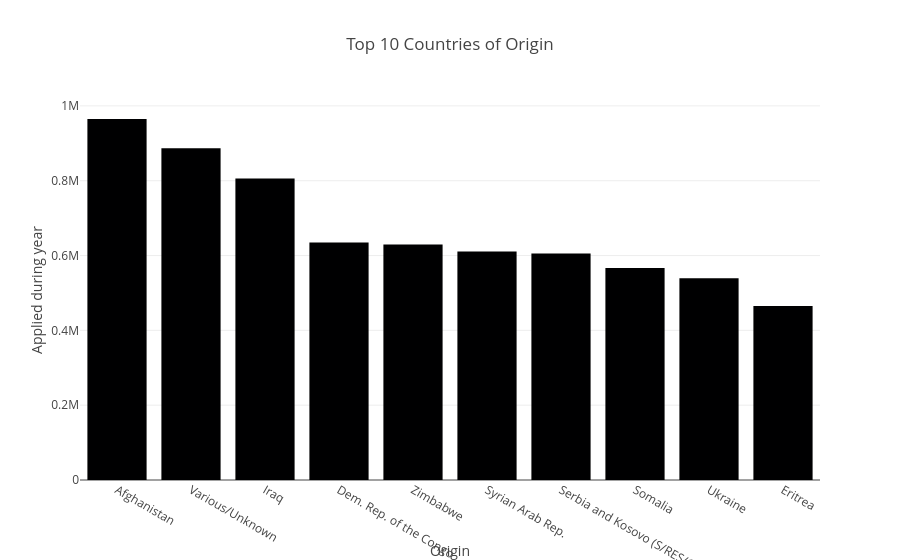

Notebook source saved alongside this figure:
### Code cell
px.bar(data_frame=top_origin,
       x='Origin',
       y='Applied during year',
    title='Top 10 Countries of Origin')

### Figure 1 — Plotly figure (JSON) as saved in the notebook; plotly's stock layout.template omitted (floating-point values rounded to 4 significant figures)
{"data": [{"hovertemplate": "Origin=%{x}<br>Applied during year=%{y}<extra></extra>", "legendgroup": "", "marker": {"color": "#000001", "pattern": {"shape": ""}}, "name": "", "orientation": "v", "showlegend": false, "textposition": "auto", "type": "bar", "x": ["Afghanistan", "Various/Unknown", "Iraq", "Dem. Rep. of the Congo", "Zimbabwe", "Syrian Arab Rep.", "Serbia and Kosovo (S/RES/1244 (1999))", "Somalia", "Ukraine", "Eritrea"], "xaxis": "x", "y": [965000.0, 886900.0, 805700.0, 634600.0, 629200.0, 610900.0, 605700.0, 566600.0, 539100.0, 464900.0], "yaxis": "y"}], "layout": {"barmode": "relative", "legend": {"tracegroupgap": 0}, "title": {"text": "Top 10 Countries of Origin"}, "xaxis": {"anchor": "y", "domain": [0, 1], "title": {"text": "Origin"}}, "yaxis": {"anchor": "x", "domain": [0, 1], "title": {"text": "Applied during year"}}}}
